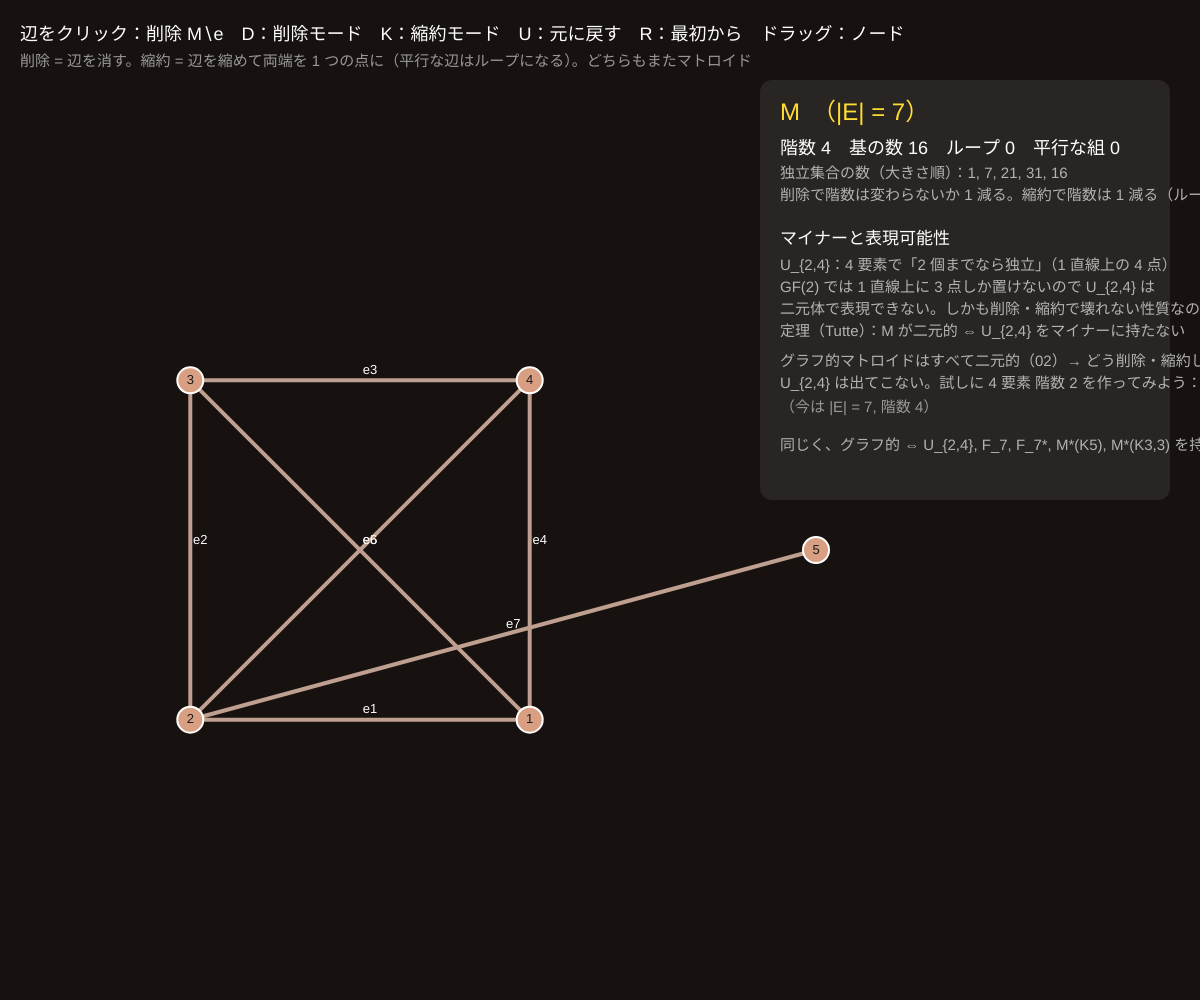
Frame 1 (no input)
Frame 60 (no input): identical to frame 1, image omitted
Frame 120 (the mouse pressed at the canvas centre since frame 60): identical to frame 1, image omitted

The p5.js sketch that drew this single still picture (run headless with seeded random() and noise() and a simulated clock; from frame 60 on, the mouse is pressed at the canvas centre):

// p5.js sketch
// ── sketch.js
// ============================================
// 10 削除と縮約（マイナー）
// 辺 e を「削除」（M∖e：辺を消す）または「縮約」（M/e：辺を縮めて両端をひとつの点にする）して、小さなマトロイドを作る
//   削除と縮約を繰り返してできるものが「マイナー」。縮約すると平行な辺はループ（1 本で従属）になる
//   グラフ的マトロイドは GF(2) で表現できる = U_{2,4} をマイナーに持たない（Tutte の定理）
// 辺をクリック = 操作する / D・K = 削除モード・縮約モード / U = 元に戻す / R = 最初から / ノードをドラッグ
// ============================================

let nodes = [], edges = [];          // edges: {a, b, name}
let opMode = 'D';                    // 'D' = 削除, 'K' = 縮約
let stack = [];                      // 元に戻す用
let ops = [];                        // 操作の記録（表示用）
let anim = null;                     // 縮約のアニメーション {from, to, t, edgeIdx}
let dragI = -1;
let stats = { rank: 0, bases: 0, fam: [], loops: 0, parallel: 0 };

function setup() {
  createCanvas(windowWidth, windowHeight);
  colorMode(HSB, 360, 100, 100, 100);
  textFont('sans-serif');
  resetGraph();
}

function resetGraph() {
  // ★ 最初のグラフ：5 頂点、7 辺（四角形 ＋ 対角線 ＋ ぶら下がり）
  let cx = width * 0.3, cy = height * 0.55, r = min(width, height) * 0.24;
  nodes = [];
  for (let i = 0; i < 4; i++) nodes.push({ x: cx + r * cos(TWO_PI * i / 4 + QUARTER_PI), y: cy + r * sin(TWO_PI * i / 4 + QUARTER_PI) });
  nodes.push({ x: cx + r * 1.9, y: cy });
  edges = [[0, 1], [1, 2], [2, 3], [3, 0], [0, 2], [1, 3], [1, 4]].map(([a, b], i) => ({ a, b, name: 'e' + (i + 1) }));
  stack = []; ops = []; anim = null;
  computeStats();
}

function snapshot() { stack.push({ nodes: nodes.map((n) => ({ ...n })), edges: edges.map((e) => ({ ...e })), ops: ops.slice() }); if (stack.length > 30) stack.shift(); }

// ★ 削除：辺を消すだけ
function deleteEdge(i) { snapshot(); ops.push('∖' + edges[i].name); edges.splice(i, 1); computeStats(); }
// ★ 縮約：両端をひとつにする（アニメーションの後で finishContract）
function contractEdge(i) {
  let e = edges[i];
  if (e.a === e.b) { deleteEdge(i); return; }   // ループの縮約は削除と同じ
  snapshot(); ops.push('/' + e.name);
  anim = { from: e.b, to: e.a, t: 0, edgeIdx: i, start: { ...nodes[e.b] } };
}
function finishContract() {
  let { from, to, edgeIdx } = anim;
  edges.splice(edgeIdx, 1);
  for (let e of edges) { if (e.a === from) e.a = to; if (e.b === from) e.b = to; }
  nodes.splice(from, 1);
  for (let e of edges) { if (e.a > from) e.a--; if (e.b > from) e.b--; }
  anim = null;
  computeStats();
}

function computeStats() {
  let n = nodes.length, E = edges.length;
  let all = [...Array(E).keys()];
  stats.rank = forestRank(n, edges, all);
  stats.fam = new Array(E + 1).fill(0); stats.bases = 0;
  for (let m = 0; m < (1 << E); m++) {
    let sub = []; for (let i = 0; i < E; i++) if (m & (1 << i)) sub.push(i);
    if (isForest(n, edges, sub)) { stats.fam[sub.length]++; if (sub.length === stats.rank) stats.bases++; }
  }
  stats.loops = edges.filter((e) => e.a === e.b).length;
  stats.parallel = 0;
  for (let i = 0; i < E; i++) for (let j = i + 1; j < E; j++) {
    let p = edges[i], q = edges[j];
    if (p.a !== p.b && ((p.a === q.a && p.b === q.b) || (p.a === q.b && p.b === q.a))) stats.parallel++;
  }
}

function draw() {
  background(20, 30, 9);
  if (anim) { anim.t += 1 / 40; let k = min(1, anim.t); nodes[anim.from].x = lerp(anim.start.x, nodes[anim.to].x, k); nodes[anim.from].y = lerp(anim.start.y, nodes[anim.to].y, k); if (anim.t >= 1) finishContract(); }
  let hov = anim ? -1 : nearestEdge(mouseX, mouseY);

  // 平行辺を少しずらして描く
  let seen = {};
  for (let i = 0; i < edges.length; i++) {
    let e = edges[i], p = nodes[e.a], q = nodes[e.b];
    let hue = hov === i ? (opMode === 'D' ? 5 : 50) : 20, sat = hov === i ? 90 : 25, bri = hov === i ? 100 : 75;
    stroke(hue, sat, bri); strokeWeight(hov === i ? 7 : 4); noFill();
    if (e.a === e.b) { circle(p.x + 26, p.y - 26, 40); }   // ループ
    else {
      let k = [e.a, e.b].sort().join('-'); seen[k] = (seen[k] || 0) + 1;
      let off = (seen[k] - 1) * 18, nx = -(q.y - p.y), ny = q.x - p.x, L = Math.hypot(nx, ny) || 1;
      bezier(p.x, p.y, p.x + nx / L * off * 2, p.y + ny / L * off * 2, q.x + nx / L * off * 2, q.y + ny / L * off * 2, q.x, q.y);
    }
    noStroke(); fill(0, 0, 100); textSize(13); textAlign(CENTER, CENTER);
    let mx = e.a === e.b ? p.x + 26 : (p.x + q.x) / 2, my = e.a === e.b ? p.y - 54 : (p.y + q.y) / 2;
    text(e.name, mx + 10, my - 10);
  }
  if (anim) { let p = nodes[anim.from], q = nodes[anim.to]; stroke(50, 90, 100); strokeWeight(8); line(p.x, p.y, q.x, q.y); }
  for (let i = 0; i < nodes.length; i++) { stroke(0, 0, 100); strokeWeight(2); fill(20, 40, 85); circle(nodes[i].x, nodes[i].y, 26); noStroke(); fill(0, 0, 10); textSize(13); textAlign(CENTER, CENTER); text(i + 1, nodes[i].x, nodes[i].y); }

  textAlign(LEFT, BASELINE);
  fill(0, 0, 100); textSize(18);
  text('辺をクリック：' + (opMode === 'D' ? '削除 M∖e' : '縮約 M/e') + '　D：削除モード　K：縮約モード　U：元に戻す　R：最初から　ドラッグ：ノード', 20, 40);
  fill(0, 0, 60); textSize(15);
  text('削除 = 辺を消す。縮約 = 辺を縮めて両端を 1 つの点に（平行な辺はループになる）。どちらもまたマトロイド', 20, 66);

  let px = width - 420, py = 120;
  noStroke(); fill(0, 0, 100, 8); rect(px - 20, py - 40, 410, 420, 12);
  fill(50, 80, 100); textSize(24);
  text('M' + (ops.length ? ' ' + ops.join(' ') : '') + '　（|E| = ' + edges.length + '）', px, py);
  fill(0, 0, 100); textSize(18);
  text('階数 ' + stats.rank + '　基の数 ' + stats.bases + '　ループ ' + stats.loops + '　平行な組 ' + stats.parallel, px, py + 34);
  fill(0, 0, 70); textSize(15);
  text('独立集合の数（大きさ順）：' + stats.fam.slice(0, stats.rank + 1).join(', '), px, py + 58);
  text('削除で階数は変わらないか 1 減る。縮約で階数は 1 減る（ループ以外）', px, py + 80);
  fill(0, 0, 100); textSize(17); text('マイナーと表現可能性', px, py + 124);
  fill(0, 0, 70); textSize(15);
  text('U_{2,4}：4 要素で「2 個までなら独立」（1 直線上の 4 点）', px, py + 150);
  text('GF(2) では 1 直線上に 3 点しか置けないので U_{2,4} は', px, py + 172);
  text('二元体で表現できない。しかも削除・縮約で壊れない性質なので', px, py + 194);
  text('定理（Tutte）：M が二元的 ⇔ U_{2,4} をマイナーに持たない', px, py + 216);
  text('グラフ的マトロイドはすべて二元的（02）→ どう削除・縮約しても', px, py + 246);
  text('U_{2,4} は出てこない。試しに 4 要素 階数 2 を作ってみよう：', px, py + 268);
  let is4 = edges.length === 4 && stats.rank === 2;
  fill(is4 ? 50 : 0, is4 ? 80 : 0, is4 ? 100 : 60);
  text(is4 ? '今 |E| = 4, 階数 2。独立な 2 個組は ' + stats.fam[2] + ' / 6（U_{2,4} なら 6）' : '（今は |E| = ' + edges.length + ', 階数 ' + stats.rank + '）', px, py + 292);
  fill(0, 0, 70);
  text('同じく、グラフ的 ⇔ U_{2,4}, F_7, F_7*, M*(K5), M*(K3,3) を持たない', px, py + 330);
}

function nearestNode(mx, my) {
  let best = -1, bd = 18;
  for (let i = 0; i < nodes.length; i++) { let d = dist(mx, my, nodes[i].x, nodes[i].y); if (d < bd) { bd = d; best = i; } }
  return best;
}
function nearestEdge(mx, my) {
  let best = -1, bd = 16, seen = {};
  for (let i = 0; i < edges.length; i++) {
    let e = edges[i], p = nodes[e.a], q = nodes[e.b], d;
    if (e.a === e.b) d = abs(dist(mx, my, p.x + 26, p.y - 26) - 20);
    else {
      let k = [e.a, e.b].sort().join('-'); seen[k] = (seen[k] || 0) + 1;
      let off = (seen[k] - 1) * 18, nx = -(q.y - p.y), ny = q.x - p.x, L = Math.hypot(nx, ny) || 1;
      let cx = (p.x + q.x) / 2 + nx / L * off * 1.5, cy = (p.y + q.y) / 2 + ny / L * off * 1.5;
      let dx = q.x - p.x, dy = q.y - p.y, l2 = dx * dx + dy * dy;
      let t = l2 ? constrain(((mx - p.x) * dx + (my - p.y) * dy) / l2, 0, 1) : 0;
      d = off ? dist(mx, my, cx, cy) : dist(mx, my, p.x + t * dx, p.y + t * dy);
    }
    if (d < bd) { bd = d; best = i; }
  }
  return best;
}
function mousePressed() { dragI = nearestNode(mouseX, mouseY); }
function mouseDragged() { if (dragI >= 0 && !anim) { nodes[dragI].x = constrain(mouseX, 20, width - 440); nodes[dragI].y = constrain(mouseY, 90, height - 20); } }
function mouseReleased() {
  if (dragI < 0 && !anim) { let i = nearestEdge(mouseX, mouseY); if (i >= 0) { if (opMode === 'D') deleteEdge(i); else contractEdge(i); } }
  dragI = -1;
}
function keyPressed() {
  if (key === 'd' || key === 'D') opMode = 'D';
  if (key === 'k' || key === 'K') opMode = 'K';
  if ((key === 'u' || key === 'U') && stack.length && !anim) { let s = stack.pop(); nodes = s.nodes; edges = s.edges; ops = s.ops; computeStats(); }
  if (key === 'r' || key === 'R') resetGraph();
}

// ---------- やってみよう ----------
// 1. e5（対角線）を縮約すると、四角形の 4 辺が 2 組の平行辺になる。さらに縮約してループを作ってみよう
// 2. 辺が 4 本・階数 2 のマイナーをいろいろ作り、「独立な 2 個組」が 6 にならないことを確かめる（U_{2,4} は出ない）
// 3. 削除と縮約の順番を入れかえても結果は同じ（M∖e/f = M/f∖e）。U で戻して試す
// 4. 双対（09）との関係：M∖e の双対 = M*/e。削除と縮約は双対で入れかわる

// ==================================================
// ここから下は「マトロイドの道具」（union–find と森の判定。ループは union(a, a) で従属になる）
// ==================================================
function makeUF(n) {
  let parent = [...Array(n).keys()];
  let find = (x) => { while (parent[x] !== x) { parent[x] = parent[parent[x]]; x = parent[x]; } return x; };
  let union = (a, b) => { a = find(a); b = find(b); if (a === b) return false; parent[a] = b; return true; };
  return { find, union };
}
function isForest(n, edgeList, sub) {
  let uf = makeUF(n);
  for (let i of sub) if (!uf.union(edgeList[i].a, edgeList[i].b)) return false;
  return true;
}
function forestRank(n, edgeList, sub) {
  let uf = makeUF(n), r = 0;
  for (let i of sub) if (uf.union(edgeList[i].a, edgeList[i].b)) r++;
  return r;
}
